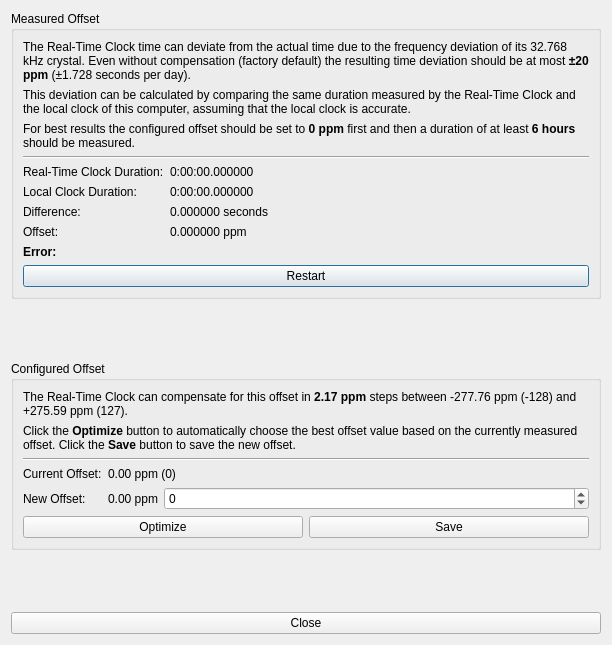
<?xml version="1.0" encoding="UTF-8"?>
<ui version="4.0">
 <class>Calibration</class>
 <widget class="QDialog" name="Calibration">
  <property name="geometry">
   <rect>
    <x>0</x>
    <y>0</y>
    <width>612</width>
    <height>645</height>
   </rect>
  </property>
  <property name="windowTitle">
   <string>Real-Time Clock Calibration</string>
  </property>
  <layout class="QVBoxLayout" name="verticalLayout_3">
   <item>
    <widget class="QGroupBox" name="groupBox">
     <property name="title">
      <string>Measured Offset</string>
     </property>
     <layout class="QVBoxLayout" name="verticalLayout_2">
      <item>
       <layout class="QGridLayout" name="gridLayout">
        <item row="4" column="0">
         <widget class="QLabel" name="label">
          <property name="text">
           <string>Real-Time Clock Duration:</string>
          </property>
         </widget>
        </item>
        <item row="6" column="0">
         <widget class="QLabel" name="label_2">
          <property name="text">
           <string>Difference:</string>
          </property>
         </widget>
        </item>
        <item row="0" column="0" colspan="2">
         <widget class="QLabel" name="label_3">
          <property name="text">
           <string>The Real-Time Clock time can deviate from the actual time due to the frequency deviation of its 32.768 kHz crystal. Even without compensation (factory default) the resulting time deviation should be at most &lt;b&gt;±20 ppm&lt;/b&gt; (±1.728 seconds per day).</string>
          </property>
          <property name="wordWrap">
           <bool>true</bool>
          </property>
         </widget>
        </item>
        <item row="4" column="1">
         <widget class="QLabel" name="label_measured_rtc_duration">
          <property name="sizePolicy">
           <sizepolicy hsizetype="Preferred" vsizetype="Preferred">
            <horstretch>1</horstretch>
            <verstretch>0</verstretch>
           </sizepolicy>
          </property>
          <property name="text">
           <string>0:00:00.000000</string>
          </property>
         </widget>
        </item>
        <item row="6" column="1">
         <widget class="QLabel" name="label_measured_difference">
          <property name="text">
           <string>0.000000 seconds</string>
          </property>
         </widget>
        </item>
        <item row="7" column="0">
         <widget class="QLabel" name="label_6">
          <property name="text">
           <string>Offset:</string>
          </property>
         </widget>
        </item>
        <item row="7" column="1">
         <widget class="QLabel" name="label_measured_offset">
          <property name="text">
           <string>0.000000 ppm</string>
          </property>
         </widget>
        </item>
        <item row="3" column="0" colspan="2">
         <widget class="Line" name="line">
          <property name="orientation">
           <enum>Qt::Horizontal</enum>
          </property>
         </widget>
        </item>
        <item row="1" column="0" colspan="2">
         <widget class="QLabel" name="label_8">
          <property name="text">
           <string>This deviation can be calculated by comparing the same duration measured by the Real-Time Clock and the local clock of this computer, assuming that the local clock is accurate.</string>
          </property>
          <property name="wordWrap">
           <bool>true</bool>
          </property>
         </widget>
        </item>
        <item row="9" column="0" colspan="2">
         <widget class="QPushButton" name="button_restart">
          <property name="text">
           <string>Restart</string>
          </property>
         </widget>
        </item>
        <item row="8" column="0">
         <widget class="QLabel" name="label_error_title">
          <property name="font">
           <font>
            <weight>75</weight>
            <bold>true</bold>
           </font>
          </property>
          <property name="text">
           <string>Error:</string>
          </property>
         </widget>
        </item>
        <item row="8" column="1">
         <widget class="QLabel" name="label_error_message">
          <property name="font">
           <font>
            <weight>75</weight>
            <bold>true</bold>
           </font>
          </property>
          <property name="text">
           <string>&lt;message&gt;</string>
          </property>
         </widget>
        </item>
        <item row="5" column="0">
         <widget class="QLabel" name="label_11">
          <property name="text">
           <string>Local Clock Duration:</string>
          </property>
         </widget>
        </item>
        <item row="5" column="1">
         <widget class="QLabel" name="label_measured_local_duration">
          <property name="text">
           <string>0:00:00.000000</string>
          </property>
         </widget>
        </item>
        <item row="2" column="0" colspan="2">
         <widget class="QLabel" name="label_4">
          <property name="text">
           <string>For best results the configured offset should be set to &lt;b&gt;0 ppm&lt;/b&gt; first and then a duration of at least &lt;b&gt;6 hours&lt;/b&gt; should be measured.</string>
          </property>
          <property name="wordWrap">
           <bool>true</bool>
          </property>
         </widget>
        </item>
       </layout>
      </item>
     </layout>
    </widget>
   </item>
   <item>
    <spacer name="verticalSpacer_2">
     <property name="orientation">
      <enum>Qt::Vertical</enum>
     </property>
     <property name="sizeHint" stdset="0">
      <size>
       <width>20</width>
       <height>0</height>
      </size>
     </property>
    </spacer>
   </item>
   <item>
    <widget class="QGroupBox" name="groupBox_2">
     <property name="title">
      <string>Configured Offset</string>
     </property>
     <layout class="QVBoxLayout" name="verticalLayout">
      <item>
       <layout class="QGridLayout" name="gridLayout_9">
        <item row="4" column="1">
         <layout class="QHBoxLayout" name="horizontalLayout">
          <item>
           <widget class="QLabel" name="label_new_offset">
            <property name="text">
             <string>0.00 ppm</string>
            </property>
           </widget>
          </item>
          <item>
           <widget class="QSpinBox" name="spin_new_offset">
            <property name="sizePolicy">
             <sizepolicy hsizetype="Minimum" vsizetype="Fixed">
              <horstretch>1</horstretch>
              <verstretch>0</verstretch>
             </sizepolicy>
            </property>
            <property name="minimum">
             <number>-128</number>
            </property>
            <property name="maximum">
             <number>127</number>
            </property>
           </widget>
          </item>
         </layout>
        </item>
        <item row="4" column="0">
         <widget class="QLabel" name="label_55">
          <property name="text">
           <string>New Offset:</string>
          </property>
         </widget>
        </item>
        <item row="0" column="0" colspan="2">
         <widget class="QLabel" name="label_5">
          <property name="text">
           <string>The Real-Time Clock can compensate for this offset in &lt;b&gt;2.17 ppm&lt;/b&gt; steps between -277.76 ppm (-128) and +275.59 ppm (127).</string>
          </property>
          <property name="wordWrap">
           <bool>true</bool>
          </property>
         </widget>
        </item>
        <item row="2" column="0" colspan="2">
         <widget class="Line" name="line_2">
          <property name="orientation">
           <enum>Qt::Horizontal</enum>
          </property>
         </widget>
        </item>
        <item row="5" column="0" colspan="2">
         <layout class="QHBoxLayout" name="horizontalLayout_2">
          <item>
           <widget class="QPushButton" name="button_optimize">
            <property name="text">
             <string>Optimize</string>
            </property>
           </widget>
          </item>
          <item>
           <widget class="QPushButton" name="button_save">
            <property name="text">
             <string>Save</string>
            </property>
           </widget>
          </item>
         </layout>
        </item>
        <item row="1" column="0" colspan="2">
         <widget class="QLabel" name="label_7">
          <property name="text">
           <string>Click the &lt;b&gt;Optimize&lt;/b&gt; button to automatically choose the best offset value based on the currently measured offset. Click the &lt;b&gt;Save&lt;/b&gt; button to save the new offset.</string>
          </property>
          <property name="wordWrap">
           <bool>true</bool>
          </property>
         </widget>
        </item>
        <item row="3" column="0">
         <widget class="QLabel" name="label_10">
          <property name="text">
           <string>Current Offset:</string>
          </property>
         </widget>
        </item>
        <item row="3" column="1">
         <widget class="QLabel" name="label_current_offset">
          <property name="sizePolicy">
           <sizepolicy hsizetype="Preferred" vsizetype="Preferred">
            <horstretch>1</horstretch>
            <verstretch>0</verstretch>
           </sizepolicy>
          </property>
          <property name="text">
           <string>0.00 ppm (0)</string>
          </property>
         </widget>
        </item>
       </layout>
      </item>
     </layout>
    </widget>
   </item>
   <item>
    <spacer name="verticalSpacer">
     <property name="orientation">
      <enum>Qt::Vertical</enum>
     </property>
     <property name="sizeHint" stdset="0">
      <size>
       <width>20</width>
       <height>0</height>
      </size>
     </property>
    </spacer>
   </item>
   <item>
    <widget class="QPushButton" name="button_close">
     <property name="text">
      <string>Close</string>
     </property>
    </widget>
   </item>
  </layout>
 </widget>
 <resources/>
 <connections/>
</ui>
